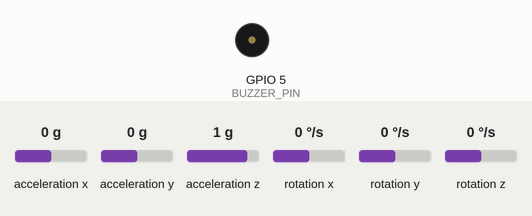
Recording of a sketch running on a simulated ESP32. Parts: buzzer (waves = sounding). The inputs (shaded band) are chosen by the test bench; at power-on: acceleration x 0 g, acceleration y 0 g, acceleration z 1 g, rotation x 0 °/s, rotation y 0 °/s, rotation z 0 °/s. What the sketch prints to the serial monitor is not drawn.

Above: at 4.2 s.
4.3 s: acceleration x set to -1.2 g
5.8 s: acceleration x set to -1.5 g
At 6.1 s:
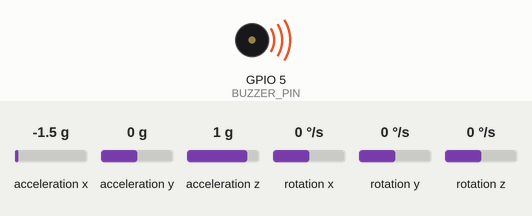
8.8 s: acceleration y set to -1.4 g
11.8 s: acceleration z set to 0.6 g
At 13.5 s:
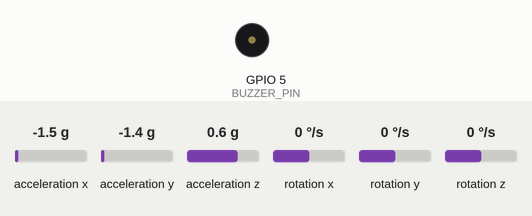
Timing chart, 0 to 15.8 s (numbered marks = the images above; inputs shaded):
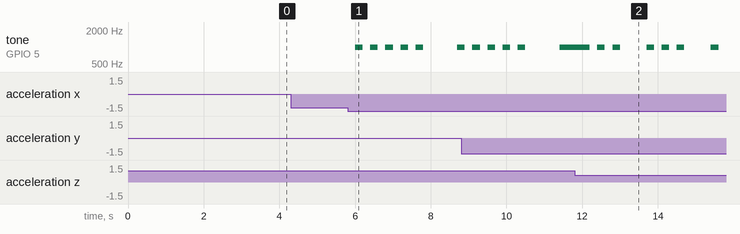

The sketch:

mpu6050_test.ino
```cpp
#include <MPU6050_tockn.h>
#include <Wire.h>
#include <freertos/FreeRTOS.h>
#include <freertos/task.h>

MPU6050 mpu6050(Wire);

// Định nghĩa chân cho Buzzer và kênh LEDC
#define BUZZER_PIN 5
#define BUZZER_CHANNEL 0
#define PWM_FREQ 5000   // Tần số PWM
#define PWM_RESOLUTION 8  // Độ phân giải 8 bit

// Ngưỡng gia tốc cho các loại va chạm
const float LIGHT_COLLISION_THRESHOLD = 1.7; // 2 m/s² cho va chạm nhẹ
const float MODERATE_COLLISION_THRESHOLD = 2; // 2.5 m/s² cho va chạm trung bình
const float SEVERE_COLLISION_THRESHOLD = 2.2; // 3 m/s² cho va chạm nặng

void setup() {
  Serial.begin(115200);
  Wire.begin(27, 26);   // Sử dụng SDA = GPIO27, SCL = GPIO26

  pinMode(BUZZER_PIN, OUTPUT); // Thiết lập chân Buzzer là đầu ra
  ledcSetup(BUZZER_CHANNEL, PWM_FREQ, PWM_RESOLUTION); // Thiết lập kênh PWM
  ledcAttachPin(BUZZER_PIN, BUZZER_CHANNEL); // Gán chân Buzzer cho kênh PWM

  Serial.println("Đang khởi tạo MPU6050...");
  mpu6050.begin();
  mpu6050.calcGyroOffsets(true);
  Serial.println("MPU6050 đã sẵn sàng!");

  // Tạo các tác vụ
  xTaskCreatePinnedToCore(TaskReadSensor, "TaskReadSensor", 2048, NULL, 1, NULL, 0);
  xTaskCreatePinnedToCore(TaskHandleBuzzer, "TaskHandleBuzzer", 2048, NULL, 1, NULL, 1);
}

void loop() {
  // Loop chính không làm gì, các tác vụ sẽ thực hiện công việc của chúng
}

// Tác vụ đọc dữ liệu cảm biến
void TaskReadSensor(void *pvParameters) {
  while (true) {
    mpu6050.update();

    // Đọc giá trị gia tốc
    float accelX = mpu6050.getAccX();
    float accelY = mpu6050.getAccY();
    float accelZ = mpu6050.getAccZ();

    // Tính gia tốc tổng hợp
    float totalAcceleration = sqrt(accelX * accelX + accelY * accelY + accelZ * accelZ);

    // Hiển thị gia tốc
    Serial.print("Gia tốc: ");
    Serial.print(totalAcceleration);

    // Xác định trạng thái va chạm
    if (totalAcceleration >= LIGHT_COLLISION_THRESHOLD && totalAcceleration < MODERATE_COLLISION_THRESHOLD) {
      Serial.println(" - Trạng thái: Va chạm nhẹ");
    }
    else if (totalAcceleration >= MODERATE_COLLISION_THRESHOLD && totalAcceleration < SEVERE_COLLISION_THRESHOLD) {
      Serial.println(" - Trạng thái: Va chạm vừa");
    }
    else if (totalAcceleration >= SEVERE_COLLISION_THRESHOLD) {
      Serial.println(" - Trạng thái: Va chạm nặng");
    }
    else {
      Serial.println(" - Trạng thái: Không có va chạm");
    }

    delay(100); // Thêm khoảng dừng giữa các lần đọc dữ liệu
  }
}

// Tác vụ xử lý buzzer
void TaskHandleBuzzer(void *pvParameters) {
  while (true) {
    // Kiểm tra va chạm và phát âm thanh
    float accelX = mpu6050.getAccX();
    float accelY = mpu6050.getAccY();
    float accelZ = mpu6050.getAccZ();
    float totalAcceleration = sqrt(accelX * accelX + accelY * accelY + accelZ * accelZ);

    // Kiểm tra va chạm
    if (totalAcceleration >= LIGHT_COLLISION_THRESHOLD && totalAcceleration < MODERATE_COLLISION_THRESHOLD) {
      // Va chạm nhẹ: Buzzer kêu 2 lần, nghỉ 0.5 giây, lặp lại
      for (int i = 0; i < 5; i++) { // Lặp lại 5 lần
        ledcWriteTone(BUZZER_CHANNEL, 1000); // Phát âm thanh với tần số 1000Hz
        delay(200); // Kêu trong 200 ms
        ledcWriteTone(BUZZER_CHANNEL, 0); // Dừng âm thanh
        delay(200); // Nghỉ trong 200 ms
      }
      delay(500); // Nghỉ thêm 0.5 giây trước khi lặp lại
    }
    else if (totalAcceleration >= MODERATE_COLLISION_THRESHOLD && totalAcceleration < SEVERE_COLLISION_THRESHOLD) {
      // Va chạm trung bình: Buzzer kêu 3 lần, nghỉ 0.5 giây, lặp lại
      for (int i = 0; i < 5; i++) { // Lặp lại 5 lần
        for (int j = 0; j < 3; j++) { // Kêu 3 lần
          ledcWriteTone(BUZZER_CHANNEL, 1000); // Phát âm thanh với tần số 1000Hz
          delay(200); // Kêu trong 200 ms
          ledcWriteTone(BUZZER_CHANNEL, 0); // Dừng âm thanh
          delay(200); // Nghỉ trong 200 ms
        }
        delay(500); // Nghỉ thêm 0.5 giây trước khi lặp lại
      }
    }
    else if (totalAcceleration >= SEVERE_COLLISION_THRESHOLD) {
      // Va chạm nặng: Buzzer kêu liên tục
      ledcWriteTone(BUZZER_CHANNEL, 1000); // Phát âm thanh liên tục với tần số 1000Hz
    }
    else {
      ledcWriteTone(BUZZER_CHANNEL, 0); // Tắt âm thanh nếu không có va chạm
    }

    delay(200);  // Thêm khoảng dừng giữa các lần xử lý
  }
}
```

Measured:
- the behaviour switches between -1.3 and -1.4 g on acceleration x (found by bisection; images 0 and 1)
- the behaviour switches between 0.8 and 0.7 g on acceleration z (found by bisection; images 1 and 2)
- after the input at 4.3 s, every drawn part: stays the same
- after the input at 5.8 s, tone on GPIO 5 (BUZZER_PIN): goes 4 × (1000 Hz 0.20 s, silent 0.20 s), 1000 Hz 0.20 s, silent 0.90 s, then 1000 Hz, starting after 0.20 s
- after the input at 11.8 s, tone on GPIO 5 (BUZZER_PIN): plays 1000 Hz for 0.20 s, 1000 Hz for 0.20 s, 1000 Hz for 0.20 s, 1000 Hz for 0.20 s, 1000 Hz for 0.20 s, 1000 Hz for 0.20 s, starting after 0.40 s
